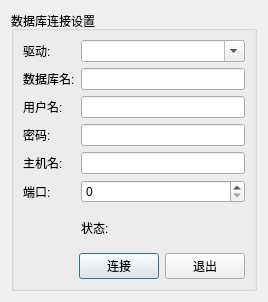
<?xml version="1.0" encoding="UTF-8"?>
<ui version="4.0">
 <class>ConnDlg</class>
 <widget class="QDialog" name="ConnDlg">
  <property name="geometry">
   <rect>
    <x>0</x>
    <y>0</y>
    <width>268</width>
    <height>302</height>
   </rect>
  </property>
  <property name="windowTitle">
   <string>Dialog</string>
  </property>
  <layout class="QGridLayout" name="gridLayout">
   <item row="0" column="1">
    <widget class="QGroupBox" name="groupBox">
     <property name="title">
      <string>数据库连接设置</string>
     </property>
     <layout class="QGridLayout" name="gridLayout_2">
      <item row="0" column="0">
       <widget class="QLabel" name="label">
        <property name="text">
         <string>驱动:</string>
        </property>
       </widget>
      </item>
      <item row="0" column="1">
       <widget class="QComboBox" name="comboDriver">
        <property name="editable">
         <bool>true</bool>
        </property>
       </widget>
      </item>
      <item row="1" column="0">
       <widget class="QLabel" name="label_2">
        <property name="text">
         <string>数据库名:</string>
        </property>
       </widget>
      </item>
      <item row="1" column="1">
       <widget class="QLineEdit" name="editDatabase"/>
      </item>
      <item row="2" column="0">
       <widget class="QLabel" name="label_3">
        <property name="text">
         <string>用户名:</string>
        </property>
       </widget>
      </item>
      <item row="2" column="1">
       <widget class="QLineEdit" name="editUsername"/>
      </item>
      <item row="3" column="0">
       <widget class="QLabel" name="label_4">
        <property name="text">
         <string>密码:</string>
        </property>
       </widget>
      </item>
      <item row="3" column="1">
       <widget class="QLineEdit" name="editPassword"/>
      </item>
      <item row="4" column="0">
       <widget class="QLabel" name="label_5">
        <property name="text">
         <string>主机名:</string>
        </property>
       </widget>
      </item>
      <item row="4" column="1">
       <widget class="QLineEdit" name="editHostname"/>
      </item>
      <item row="5" column="0">
       <widget class="QLabel" name="label_6">
        <property name="text">
         <string>端口:</string>
        </property>
       </widget>
      </item>
      <item row="5" column="1">
       <widget class="QSpinBox" name="portSpinBox"/>
      </item>
      <item row="6" column="1">
       <widget class="QLabel" name="status_label">
        <property name="text">
         <string>状态:</string>
        </property>
       </widget>
      </item>
      <item row="7" column="0" colspan="2">
       <layout class="QHBoxLayout" name="horizontalLayout">
        <item>
         <spacer name="horizontalSpacer">
          <property name="orientation">
           <enum>Qt::Horizontal</enum>
          </property>
          <property name="sizeHint" stdset="0">
           <size>
            <width>40</width>
            <height>20</height>
           </size>
          </property>
         </spacer>
        </item>
        <item>
         <widget class="QPushButton" name="okButton">
          <property name="text">
           <string>连接</string>
          </property>
         </widget>
        </item>
        <item>
         <widget class="QPushButton" name="cancelButton">
          <property name="text">
           <string>退出</string>
          </property>
         </widget>
        </item>
       </layout>
      </item>
     </layout>
    </widget>
   </item>
  </layout>
 </widget>
 <resources/>
 <connections/>
</ui>
